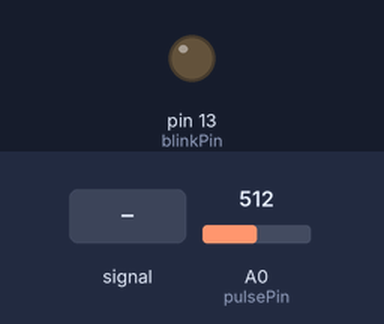
Bench run of a sketch on a simulated Arduino Uno, built with avr-gcc and run on an emulated ATmega328P. Parts: output pins drawn as LEDs (lit = HIGH). The test bench sets the inputs (shaded band); at power-on: A0 (pulsePin) = 512.

Above: at 1.2 s.
1.3 s: A0 (pulsePin) fed a 2 Hz sine of ±306 counts around its level
At 1.62 s:
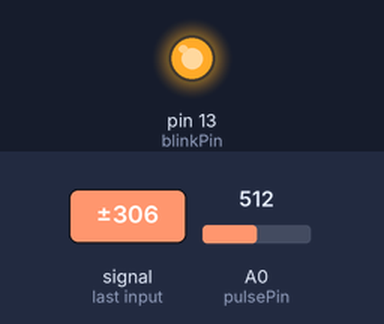
4.3 s: A0 (pulsePin) set to 530
5.8 s: A0 (pulsePin) set to 511
At 6.1 s:
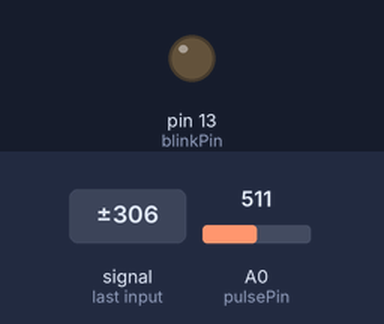
7.3 s: A0 (pulsePin) set to 535
At 8.4 s:
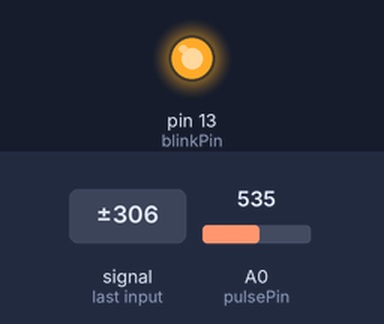
Timing chart, 0 to 9.8 s (numbered marks = the images above; inputs shaded):
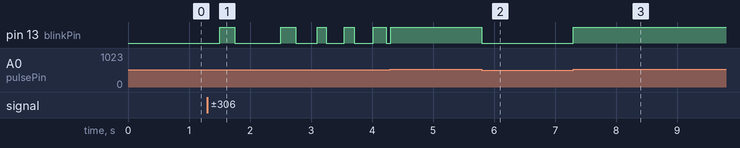

The sketch:

merge_fi.ino
```cpp
int pulsePin = A0;                 // Pulse Sensor purple wire connected to analog pin A0
int blinkPin = 13;                // pin to blink led at each beat
float reading; //declare variable in which temperature data is storedint x,y;
int count =0;
int x,y;
float calories;


// Volatile Variables, used in the interrupt service routine!
volatile int BPM;                   // int that holds raw Analog in 0. updated every 2mS
volatile int Signal;                // holds the incoming raw data
volatile int IBI = 600;             // int that holds the time interval between beats! Must be seeded!
volatile boolean Pulse = false;     // "True" when User's live heartbeat is detected. "False" when not a "live beat".
volatile boolean QS = false;        // becomes true when Arduoino finds a beat.

static boolean serialVisual = true;   // Set to 'false' by Default.  Re-set to 'true' to see Arduino Serial Monitor ASCII Visual Pulse

volatile int rate[10];                      // array to hold last ten IBI values
volatile unsigned long sampleCounter = 0;          // used to determine pulse timing
volatile unsigned long lastBeatTime = 0;           // used to find IBI
volatile int P = 512;                      // used to find peak in pulse wave, seeded
volatile int T = 512;                     // used to find trough in pulse wave, seeded
volatile int thresh = 525;                // used to find instant moment of heart beat, seeded
volatile int amp = 100;                   // used to hold amplitude of pulse waveform, seeded
volatile boolean firstBeat = true;        // used to seed rate array so we startup with reasonable BPM
volatile boolean secondBeat = false;      // used to seed rate array so we startup with reasonable BPM

void setup()
{
  pinMode(blinkPin,OUTPUT);         // pin that will blink to your heartbeat!
  Serial.begin(115200);             // we agree to talk fast!
  interruptSetup();                 // sets up to read Pulse Sensor signal every 2mS
                                    // IF YOU ARE POWERING The Pulse Sensor AT VOLTAGE LESS THAN THE BOARD VOLTAGE,
                                    // UN-COMMENT THE NEXT LINE AND APPLY THAT VOLTAGE TO THE A-REF PIN
                                    //   analogReference(EXTERNAL);
   pinMode(A1, INPUT); // Tell Arduino to make its Analog A1 pin as Input reading pin
  // start the serial connection at 9600 bps:
   Serial.begin(9600);
   // initialize serial communication at 9600 bits per second:
   pinMode(A2, INPUT);//for emg
  Serial.begin(9600);

}


//  Where the Magic Happens
void loop()
{
   // read the input on analog pin 2:
    int sensorValue = analogRead(A2)-430;
   // print out the value you read:
    delay(60000);
    Serial.println("the output of emg sensor is:");
    Serial.println(sensorValue);
    reading = (5.0 * analogRead(A1) * 100.0) / 1024; // Converts the analog voltage from sensor to digital reading where 5 is the supply voltage i.e. 5V
    // prints the data onto serial monitor
    Serial.print("Temperature is: "); //println prints next thing on a new line
    Serial.print((float)reading); // Prints current temperature on Monitor
    Serial.println(" *C");
    serialOutput();
    // Serial.println(" "); //Break space // Start reading on new line
    //delay(60); // 1 min delay before taking the new reading
    x = analogRead(A4);
    y = analogRead(A5);
    x=x-720;
    y=y-720;
    if(x&&y>=10)
    { count++;
      //delay(2000);
     }
     if(x==y)
     {
         count=count;
     }
     calories = count * 0.035;
     Serial.println("the count :");
     Serial.println(count);
     Serial.println("the calories :");
     Serial.println(calories);


  if (QS == true) // A Heartbeat Was Found
    {
      // BPM and IBI have been Determined
      // Quantified Self "QS" true when arduino finds a heartbeat
      serialOutputWhenBeatHappens(); // A Beat Happened, Output that to serial.
      QS = false; // reset the Quantified Self flag for next time
    }

// delay(60000); //  take a break
}


void interruptSetup()
{
  // Initializes Timer2 to throw an interrupt every 2mS.
  TCCR2A = 0x02;     // DISABLE PWM ON DIGITAL PINS 3 AND 11, AND GO INTO CTC MODE
  TCCR2B = 0x06;     // DON'T FORCE COMPARE, 256 PRESCALER
  OCR2A = 0X7C;      // SET THE TOP OF THE COUNT TO 124 FOR 500Hz SAMPLE RATE
  TIMSK2 = 0x02;     // ENABLE INTERRUPT ON MATCH BETWEEN TIMER2 AND OCR2A
  sei();             // MAKE SURE GLOBAL INTERRUPTS ARE ENABLED
}

void serialOutput()
{   // Decide How To Output Serial.
 if (serialVisual == true)
  {
     arduinoSerialMonitorVisual('-', Signal);   // goes to function that makes Serial Monitor Visualizer
  }
 else
  {
      sendDataToSerial('S', Signal);     // goes to sendDataToSerial function
   }
}

void serialOutputWhenBeatHappens()
{
 if (serialVisual == true) //  Code to Make the Serial Monitor Visualizer Work
   {
     Serial.print(" Heart-Beat Found ");  //ASCII Art Madness
     Serial.print("BPM: ");
     Serial.println(BPM);
   }
 else
   {
     sendDataToSerial('B',BPM);   // send heart rate with a 'B' prefix
     sendDataToSerial('Q',IBI);   // send time between beats with a 'Q' prefix
   }
}

void arduinoSerialMonitorVisual(char symbol, int data )
{
  const int sensorMin = 0;      // sensor minimum, discovered through experiment
  const int sensorMax = 1024;    // sensor maximum, discovered through experiment
  int sensorReading = data; // map the sensor range to a range of 12 options:
  int range = map(sensorReading, sensorMin, sensorMax, 0, 11);
  // do something different depending on the
  // range value:
}


void sendDataToSerial(char symbol, int data )
{
   Serial.print(symbol);
   Serial.println(data);
}

ISR(TIMER2_COMPA_vect) //triggered when Timer2 counts to 124
{
  cli();                                      // disable interrupts while we do this
  Signal = analogRead(pulsePin);              // read the Pulse Sensor
  sampleCounter += 2;                         // keep track of the time in mS with this variable
  int N = sampleCounter - lastBeatTime;       // monitor the time since the last beat to avoid noise
                                              //  find the peak and trough of the pulse wave
  if(Signal < thresh && N > (IBI/5)*3) // avoid dichrotic noise by waiting 3/5 of last IBI
    {
      if (Signal < T) // T is the trough
      {
        T = Signal; // keep track of lowest point in pulse wave
      }
    }

  if(Signal > thresh && Signal > P)
    {          // thresh condition helps avoid noise
      P = Signal;                             // P is the peak
    }                                        // keep track of highest point in pulse wave

  //  NOW IT'S TIME TO LOOK FOR THE HEART BEAT
  // signal surges up in value every time there is a pulse
  if (N > 250)
  {                                   // avoid high frequency noise
    if ( (Signal > thresh) && (Pulse == false) && (N > (IBI/5)*3) )
      {
        Pulse = true;                               // set the Pulse flag when we think there is a pulse
        digitalWrite(blinkPin,HIGH);                // turn on pin 13 LED
        IBI = sampleCounter - lastBeatTime;         // measure time between beats in mS
        lastBeatTime = sampleCounter;               // keep track of time for next pulse

        if(secondBeat)
        {                        // if this is the second beat, if secondBeat == TRUE
          secondBeat = false;                  // clear secondBeat flag
          for(int i=0; i<=9; i++) // seed the running total to get a realisitic BPM at startup
          {
            rate[i] = IBI;
          }
        }

        if(firstBeat) // if it's the first time we found a beat, if firstBeat == TRUE
        {
          firstBeat = false;                   // clear firstBeat flag
          secondBeat = true;                   // set the second beat flag
          sei();                               // enable interrupts again
          return;                              // IBI value is unreliable so discard it
        }
      // keep a running total of the last 10 IBI values
      word runningTotal = 0;                  // clear the runningTotal variable

      for(int i=0; i<=8; i++)
        {                // shift data in the rate array
          rate[i] = rate[i+1];                  // and drop the oldest IBI value
          runningTotal += rate[i];              // add up the 9 oldest IBI values
        }

      rate[9] = IBI;                          // add the latest IBI to the rate array
      runningTotal += rate[9];                // add the latest IBI to runningTotal
      runningTotal /= 10;                     // average the last 10 IBI values
      BPM = 60000/runningTotal;               // how many beats can fit into a minute? that's BPM!
      QS = true;                              // set Quantified Self flag
      // QS FLAG IS NOT CLEARED INSIDE THIS ISR
    }
  }

  if (Signal < thresh && Pulse == true)
    {   // when the values are going down, the beat is over
      digitalWrite(blinkPin,LOW);            // turn off pin 13 LED
      Pulse = false;                         // reset the Pulse flag so we can do it again
      amp = P - T;                           // get amplitude of the pulse wave
      thresh = amp/2 + T;                    // set thresh at 50% of the amplitude
      P = thresh;                            // reset these for next time
      T = thresh;
    }

  if (N > 2500)
    {                           // if 2.5 seconds go by without a beat
      thresh = 512;                          // set thresh default
      P = 512;                               // set P default
      T = 512;                               // set T default
      lastBeatTime = sampleCounter;          // bring the lastBeatTime up to date
      firstBeat = true;                      // set these to avoid noise
      secondBeat = false;                    // when we get the heartbeat back
    }

  sei();                                   // enable interrupts when youre done!
}// end isr
```

Measured:
- after the input at 1.3 s, pin 13 (blinkPin): LOW → HIGH after 0.20 s, → LOW 0.24 s later, → HIGH 0.75 s later, → LOW 0.25 s later, … (10 changes in this stretch)
- after the input at 5.8 s, pin 13 (blinkPin): HIGH → LOW at once
- after the input at 7.3 s, pin 13 (blinkPin): LOW → HIGH at once
